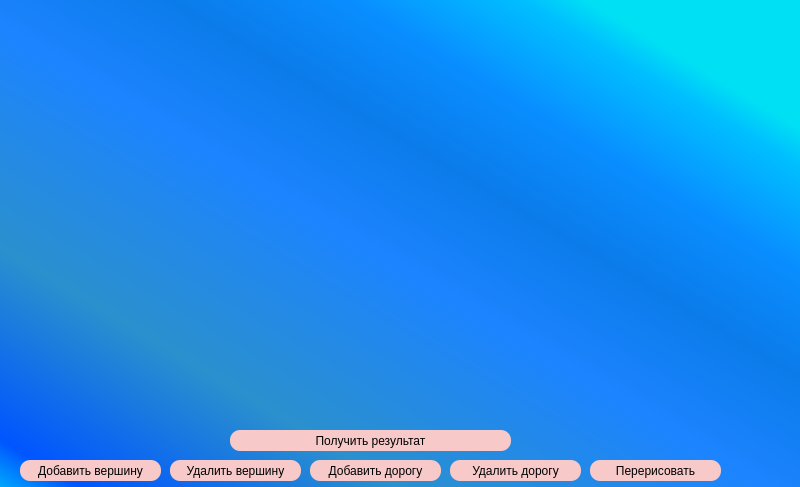
<?xml version="1.0" encoding="UTF-8"?>
<ui version="4.0">
 <class>MainWindow</class>
 <widget class="QMainWindow" name="MainWindow">
  <property name="geometry">
   <rect>
    <x>0</x>
    <y>0</y>
    <width>800</width>
    <height>487</height>
   </rect>
  </property>
  <property name="windowTitle">
   <string>MainWindow</string>
  </property>
  <property name="styleSheet">
   <string notr="true">QMainWindow{
background-color:qlineargradient(spread:reflect, x1:0, y1:1, x2:0.988, y2:0, stop:0 rgba(0, 168, 251, 255), stop:0.05 rgba(0, 85, 255, 255), stop:0.247191 rgba(43, 144, 205, 255), stop:0.477528 rgba(28, 132, 255, 255), stop:0.61236 rgba(11, 123, 234, 255), stop:0.724719 rgba(9, 142, 255, 255), stop:0.831461 rgba(0, 191, 255, 255), stop:0.870787 rgba(0, 224, 244, 255));
}
</string>
  </property>
  <widget class="QWidget" name="centralwidget">
   <widget class="QPushButton" name="addNode">
    <property name="geometry">
     <rect>
      <x>20</x>
      <y>460</y>
      <width>141</width>
      <height>21</height>
     </rect>
    </property>
    <property name="styleSheet">
     <string notr="true">QPushButton{
background-color: rgb(247, 202, 201);
border-radius: 10px;
}

QPushButton:pressed {
    background-color: qlineargradient(x1: 0, y1: 0, x2: 0, y2: 1,
                                      stop: 0 rgb(248, 120, 109), stop: 1 rgb(247, 202, 201));
}</string>
    </property>
    <property name="text">
     <string>Добавить вершину</string>
    </property>
   </widget>
   <widget class="QPushButton" name="delNode">
    <property name="geometry">
     <rect>
      <x>170</x>
      <y>460</y>
      <width>131</width>
      <height>21</height>
     </rect>
    </property>
    <property name="styleSheet">
     <string notr="true">QPushButton{
background-color: rgb(247, 202, 201);
border-radius: 10px;
}

QPushButton:pressed {
    background-color: qlineargradient(x1: 0, y1: 0, x2: 0, y2: 1,
                                      stop: 0 rgb(248, 120, 109), stop: 1 rgb(247, 202, 201));
}</string>
    </property>
    <property name="text">
     <string>Удалить вершину</string>
    </property>
   </widget>
   <widget class="QPushButton" name="addVector">
    <property name="geometry">
     <rect>
      <x>310</x>
      <y>460</y>
      <width>131</width>
      <height>21</height>
     </rect>
    </property>
    <property name="styleSheet">
     <string notr="true">QPushButton{
background-color: rgb(247, 202, 201);
border-radius: 10px;
}

QPushButton:pressed {
    background-color: qlineargradient(x1: 0, y1: 0, x2: 0, y2: 1,
                                      stop: 0 rgb(248, 120, 109), stop: 1 rgb(247, 202, 201));
}</string>
    </property>
    <property name="text">
     <string>Добавить дорогу</string>
    </property>
   </widget>
   <widget class="QPushButton" name="delVector">
    <property name="geometry">
     <rect>
      <x>450</x>
      <y>460</y>
      <width>131</width>
      <height>21</height>
     </rect>
    </property>
    <property name="styleSheet">
     <string notr="true">QPushButton{
background-color: rgb(247, 202, 201);
border-radius: 10px;
}

QPushButton:pressed {
    background-color: qlineargradient(x1: 0, y1: 0, x2: 0, y2: 1,
                                      stop: 0 rgb(248, 120, 109), stop: 1 rgb(247, 202, 201));
}</string>
    </property>
    <property name="text">
     <string>Удалить дорогу</string>
    </property>
   </widget>
   <widget class="QPushButton" name="repaint">
    <property name="geometry">
     <rect>
      <x>590</x>
      <y>460</y>
      <width>131</width>
      <height>21</height>
     </rect>
    </property>
    <property name="styleSheet">
     <string notr="true">QPushButton{
background-color: rgb(247, 202, 201);
border-radius: 10px;
}

QPushButton:pressed {
    background-color: qlineargradient(x1: 0, y1: 0, x2: 0, y2: 1,
                                      stop: 0 rgb(248, 120, 109), stop: 1 rgb(247, 202, 201));
}</string>
    </property>
    <property name="text">
     <string>Перерисовать</string>
    </property>
   </widget>
   <widget class="QLabel" name="error_label">
    <property name="geometry">
     <rect>
      <x>30</x>
      <y>10</y>
      <width>781</width>
      <height>20</height>
     </rect>
    </property>
    <property name="styleSheet">
     <string notr="true">QLabel {
  qproperty-alignment: 'AlignVCenter| AlignVCenter';
  color: red;
}

background-color : white;</string>
    </property>
    <property name="text">
     <string/>
    </property>
   </widget>
   <widget class="QPushButton" name="result_button">
    <property name="geometry">
     <rect>
      <x>230</x>
      <y>430</y>
      <width>281</width>
      <height>21</height>
     </rect>
    </property>
    <property name="styleSheet">
     <string notr="true">QPushButton{
background-color: rgb(247, 202, 201);
border-radius: 10px;
}

QPushButton:pressed {
    background-color: qlineargradient(x1: 0, y1: 0, x2: 0, y2: 1,
                                      stop: 0 rgb(248, 120, 109), stop: 1 rgb(247, 202, 201));
}</string>
    </property>
    <property name="text">
     <string>Получить результат</string>
    </property>
   </widget>
   <widget class="QLabel" name="result_label">
    <property name="geometry">
     <rect>
      <x>90</x>
      <y>390</y>
      <width>561</width>
      <height>21</height>
     </rect>
    </property>
    <property name="styleSheet">
     <string notr="true">QLabel {
  qproperty-alignment: 'AlignVCenter| AlignVCenter';
  color: white;
}

background-color : white;</string>
    </property>
    <property name="text">
     <string/>
    </property>
   </widget>
  </widget>
 </widget>
 <resources/>
 <connections/>
</ui>
